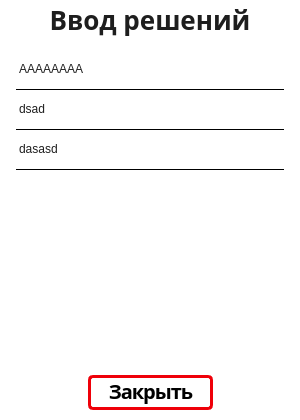
<?xml version="1.0" encoding="UTF-8"?>
<ui version="4.0">
 <class>Dialog_Enter_decisions_select_company</class>
 <widget class="QDialog" name="Dialog_Enter_decisions_select_company">
  <property name="geometry">
   <rect>
    <x>0</x>
    <y>0</y>
    <width>300</width>
    <height>420</height>
   </rect>
  </property>
  <property name="minimumSize">
   <size>
    <width>300</width>
    <height>420</height>
   </size>
  </property>
  <property name="maximumSize">
   <size>
    <width>300</width>
    <height>420</height>
   </size>
  </property>
  <property name="windowTitle">
   <string>Dialog</string>
  </property>
  <property name="styleSheet">
   <string notr="true">background-color: rgb(255, 255, 255);</string>
  </property>
  <widget class="QLabel" name="label">
   <property name="geometry">
    <rect>
     <x>0</x>
     <y>0</y>
     <width>300</width>
     <height>40</height>
    </rect>
   </property>
   <property name="styleSheet">
    <string notr="true">color: #1E1E1E;
font-family: Montserrat ExtraBold;
font-size: 26px;
font-style: normal;
font-weight: 800;
line-height: 24px; /* 92.308% */</string>
   </property>
   <property name="text">
    <string>Ввод решений</string>
   </property>
   <property name="alignment">
    <set>Qt::AlignCenter</set>
   </property>
  </widget>
  <widget class="QTableWidget" name="tableWidget">
   <property name="geometry">
    <rect>
     <x>16</x>
     <y>50</y>
     <width>268</width>
     <height>320</height>
    </rect>
   </property>
   <property name="styleSheet">
    <string notr="true">QTableView{
	font:16pt &quot;Montserrat ExtraBold&quot;;
	selection-background-color: rgba(0, 0, 0, 0);
	color:#1E1E1E;


}
QTableView::item {
	border-bottom: 1px solid #000;
}

</string>
   </property>
   <property name="frameShape">
    <enum>QFrame::NoFrame</enum>
   </property>
   <property name="verticalScrollBarPolicy">
    <enum>Qt::ScrollBarAlwaysOff</enum>
   </property>
   <property name="horizontalScrollBarPolicy">
    <enum>Qt::ScrollBarAlwaysOff</enum>
   </property>
   <property name="sizeAdjustPolicy">
    <enum>QAbstractScrollArea::AdjustToContents</enum>
   </property>
   <property name="autoScroll">
    <bool>false</bool>
   </property>
   <property name="editTriggers">
    <set>QAbstractItemView::NoEditTriggers</set>
   </property>
   <property name="tabKeyNavigation">
    <bool>false</bool>
   </property>
   <property name="showDropIndicator" stdset="0">
    <bool>false</bool>
   </property>
   <property name="dragDropOverwriteMode">
    <bool>false</bool>
   </property>
   <property name="selectionMode">
    <enum>QAbstractItemView::NoSelection</enum>
   </property>
   <property name="textElideMode">
    <enum>Qt::ElideNone</enum>
   </property>
   <property name="showGrid">
    <bool>false</bool>
   </property>
   <property name="gridStyle">
    <enum>Qt::NoPen</enum>
   </property>
   <property name="sortingEnabled">
    <bool>false</bool>
   </property>
   <property name="wordWrap">
    <bool>true</bool>
   </property>
   <property name="cornerButtonEnabled">
    <bool>true</bool>
   </property>
   <attribute name="horizontalHeaderVisible">
    <bool>false</bool>
   </attribute>
   <attribute name="horizontalHeaderDefaultSectionSize">
    <number>150</number>
   </attribute>
   <attribute name="horizontalHeaderHighlightSections">
    <bool>false</bool>
   </attribute>
   <attribute name="horizontalHeaderMinimumSectionSize">
    <number>40</number>
   </attribute>
   <attribute name="verticalHeaderVisible">
    <bool>false</bool>
   </attribute>
   <attribute name="verticalHeaderDefaultSectionSize">
    <number>40</number>
   </attribute>
   <attribute name="verticalHeaderHighlightSections">
    <bool>false</bool>
   </attribute>
   <row>
    <property name="text">
     <string>New Row</string>
    </property>
   </row>
   <row>
    <property name="text">
     <string>New Row</string>
    </property>
   </row>
   <row>
    <property name="text">
     <string>New Row</string>
    </property>
   </row>
   <column>
    <property name="text">
     <string>New Column</string>
    </property>
   </column>
   <column>
    <property name="text">
     <string>New Column</string>
    </property>
   </column>
   <item row="0" column="0">
    <property name="text">
     <string>AAAAAAAA</string>
    </property>
   </item>
   <item row="1" column="0">
    <property name="text">
     <string>dsad</string>
    </property>
   </item>
   <item row="2" column="0">
    <property name="text">
     <string>dasasd</string>
    </property>
   </item>
  </widget>
  <widget class="QPushButton" name="pushButton_cancel">
   <property name="geometry">
    <rect>
     <x>88</x>
     <y>375</y>
     <width>125</width>
     <height>35</height>
    </rect>
   </property>
   <property name="font">
    <font>
     <family>Montserrat ExtraBold</family>
     <pointsize>-1</pointsize>
     <weight>99</weight>
     <italic>false</italic>
     <bold>true</bold>
    </font>
   </property>
   <property name="layoutDirection">
    <enum>Qt::LeftToRight</enum>
   </property>
   <property name="styleSheet">
    <string notr="true">QPushButton{
border-radius: 5px;
border: 3px solid rgba(239, 0, 9, 1);
color: rgb(0, 0, 0);
padding-top: -4px;

font-family: Montserrat ExtraBold;
font-size: 20px;
font-style: normal;
font-weight: 800;
line-height: 24px;
letter-spacing: -1px;
}

QPushButton::hover{
border-radius: 5px;
border: 3px solid rgba(47, 47, 47, 1);
color: #fff;
padding-top: -1px;
background-color:rgba(239, 0, 9, 1);
padding-top: -4px;
}</string>
   </property>
   <property name="text">
    <string>Закрыть</string>
   </property>
  </widget>
 </widget>
 <resources/>
 <connections/>
</ui>
